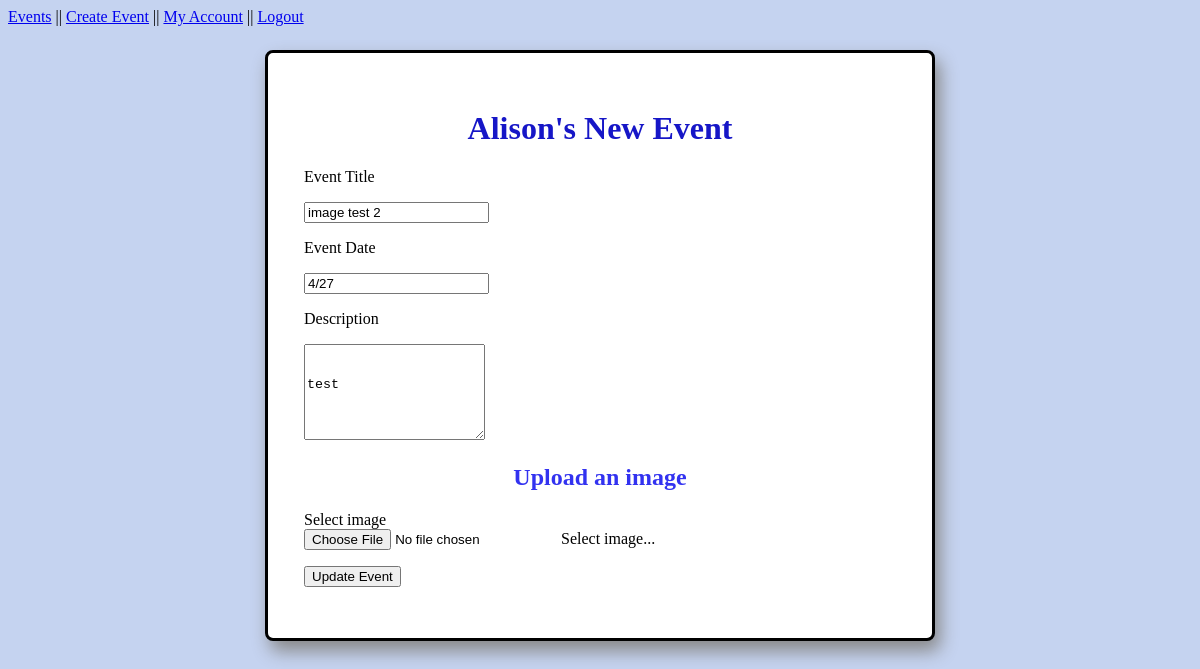
Page /index/edit/2 (signed in) on the committed database.
### models.py (models this page shows, shortened)
class Event(db.Model):
    id = db.Column("id", db.Integer, primary_key=True)
    title = db.Column("title",db.String(200))
    text = db.Column("text", db.String(100))
    date = db.Column("date", db.String(50))
    user_id = db.Column(db.Integer, db.ForeignKey("user.id"), nullable=False)
    image_name = db.Column(db.String(30), index=True)
    report_count = db.Column("reported", db.Integer, default=0)

### event_app.py (the view)
@app.route('/index/edit/<event_id>', methods=['GET', 'POST'])
def edit(event_id):
    if session.get('user'):
        if request.method == 'POST':
            title = request.form['title']
            date = request.form['date']
            text = request.form['eventText']
            image = request.files["image"]
            image_name = os.path.join(app.config["IMAGE_UPLOADS"], image.filename)
            image.save(image_name)
            print("Image saved")
            edit_event = db.session.query(Event).filter_by(id=event_id).one()
            edit_event.title = title
            edit_event.date = date
            edit_event.text = text
            edit_event.image_name = image_name
            db.session.add(edit_event)
            db.session.commit()
            return redirect(url_for('index'))
        else:
            my_event = db.session.query(Event).filter_by(id=event_id).one()
            return render_template("new.html", event=my_event, user=session['user'])
    else:
        return redirect(url_for('login'))

### templates/new.html (shortened to what this page needs)
<!DOCTYPE html>
<html lang="en">
	<head>
		<link rel="stylesheet" href="{{ url_for('static', filename='main.css') }}">
	</head>
	<body>
		<nav>
			<a href="{{ url_for('index') }}">Events</a> ||
            <a href="{{ url_for('new') }}">Create Event</a> ||
            <a href="{{ url_for('profile') }}">My Account</a> ||
            <a href="{{url_for('logout')}}">Logout</a>
		</nav>
		<div class="body">
			<h1>{{user}}'s New Event</h1>
			{% if event %}
			   <form action="{{ url_for('edit', event_id=event.id) }}" method="post" enctype="multipart/form-data">
			{% else %}
			   <form action="new" method="post" enctype="multipart/form-data">
			{% endif %}
					<p><label>Event Title</label></p>
					<p><input type="text" name="title" value="{% if event %}{{event.title}} {% endif %}"/></p>
					<p><label>Event Date</label></p>
					<p><input type="text" name="date" value="{% if event %}{{event.date}} {% endif %}"/></p>
					<p><label>Description</label></p>
					<p>
						<textarea name="eventText"  rows="6" cols="0">
							{% if event %}
							{{event.text}}
							{% else %}
							Add your event time and description here...
							{% endif %}
						</textarea>
					</p>
				   <h2>Upload an image</h2>
				   <label>Select image</label>
				   <div class="custom-file">
					   <input type="file" class="custom-file-input" name="image" id="image">
					   <label class="custom-file-label" for="image">Select image...</label>
				   </div>
					<p>
						{% if event %}
						<input type="submit" value="Update Event"/>
						{% else %}
						<input type="submit" value="List"/>
						{% endif %}
					</p>
			   </form>
		</div>
	</body>
</html>

### static/main.css (style rules this page uses)
body { background-color: #c5d3f0; }
.body { margin: auto; margin-top: 2%; margin-bottom: 5%; width: 50%; border-style: solid; border-radius: 8px; box-shadow: 5px 10px 18px #888888; padding: 3%; background-color: white; }
h1 { color: #1616c7; text-align: center; }
h2 { color: #3232f0; text-align: center; }

### rows in the picture
Event: title "image test 2", date "4/27", eventText "test"

### other values in the picture
{{ user }} "Alison"
